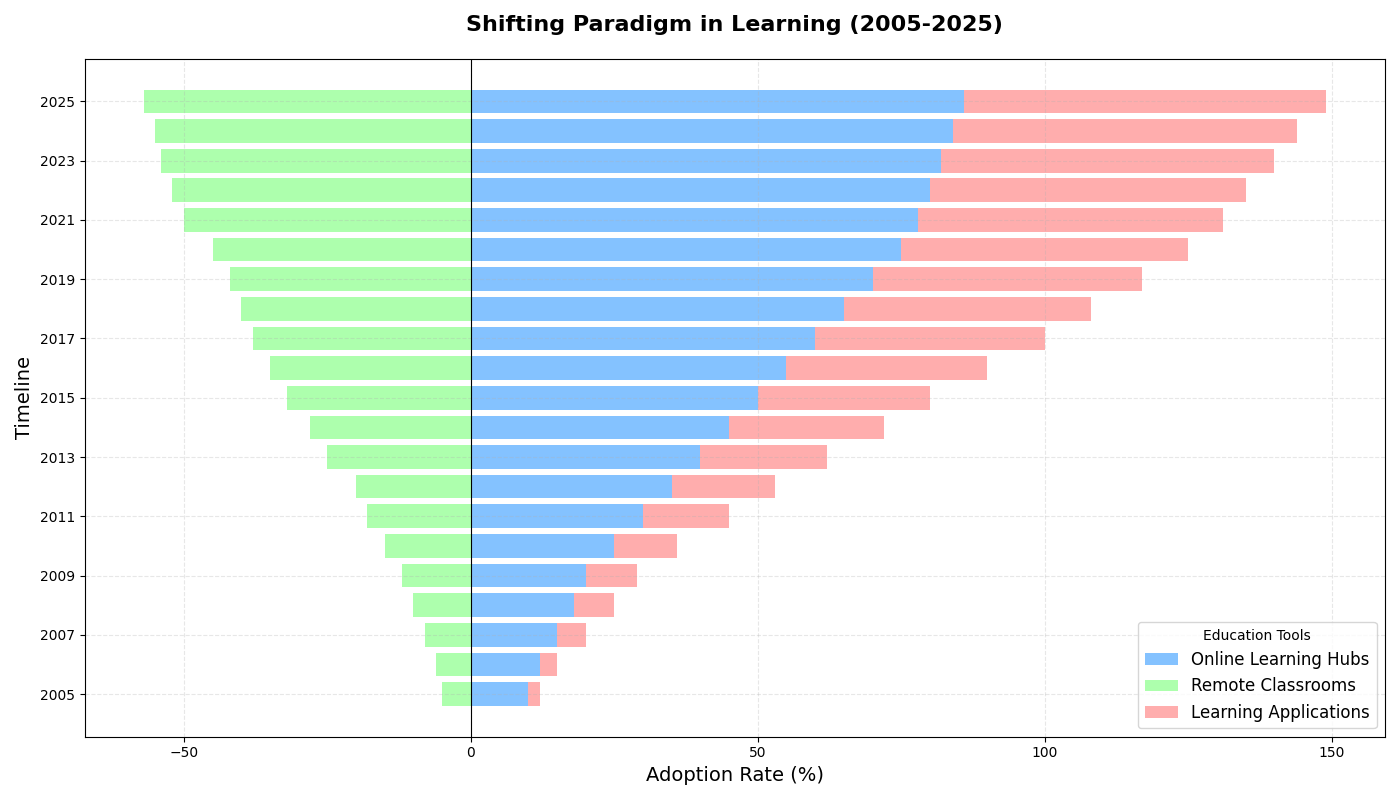

Recreate this plot in Python.
import matplotlib.pyplot as plt
import numpy as np

years = np.arange(2005, 2026)

# Data for the positive side
e_learning_platforms_positive = [10, 12, 15, 18, 20, 25, 30, 35, 40, 45, 50, 55, 60, 65, 70, 75, 78, 80, 82, 84, 86]
# Data for the negative side
virtual_classrooms_negative = [-5, -6, -8, -10, -12, -15, -18, -20, -25, -28, -32, -35, -38, -40, -42, -45, -50, -52, -54, -55, -57]
# Data for additions on the positive side
educational_apps_positive = [2, 3, 5, 7, 9, 11, 15, 18, 22, 27, 30, 35, 40, 43, 47, 50, 53, 55, 58, 60, 63]

fig, ax = plt.subplots(figsize=(14, 8))

ax.barh(years, e_learning_platforms_positive, label='Online Learning Hubs', color='#66b3ff', alpha=0.8)
ax.barh(years, virtual_classrooms_negative, label='Remote Classrooms', color='#99ff99', alpha=0.8)
ax.barh(years, educational_apps_positive, left=e_learning_platforms_positive, label='Learning Applications', color='#ff9999', alpha=0.8)

ax.set_title('Shifting Paradigm in Learning (2005-2025)', fontsize=16, fontweight='bold', pad=20)
ax.set_xlabel('Adoption Rate (%)', fontsize=14)
ax.set_ylabel('Timeline', fontsize=14)

ax.set_yticks(years[::2])
ax.set_yticklabels(years[::2])

ax.axvline(0, color='black', linewidth=0.8)  # Central axis
ax.grid(alpha=0.3, linestyle='--')
ax.legend(loc='lower right', fontsize=12, title='Education Tools')

plt.tight_layout()
plt.show()
